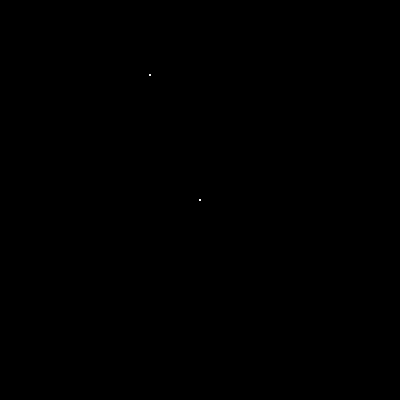
Frame 1 (no input)
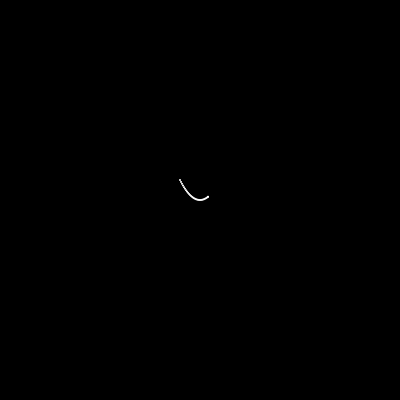
Frame 60 (the mouse pressed at the canvas centre just before this capture)
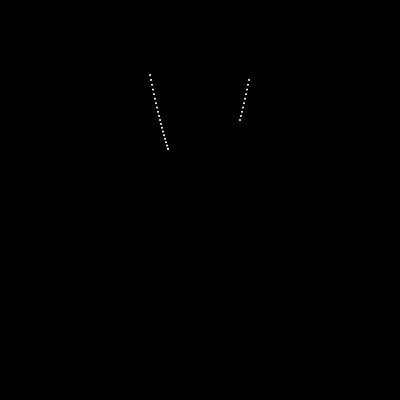
Frame 120 (the mouse held since frame 60 and released just before this capture)

The Processing sketch that drew these frames (run headless with seeded random() and noise(); from frame 60 on, the mouse is pressed at the canvas centre):

// Processing sketch: parabola_vetores
// ── parabola_vetores.pde
float x, y;
int count;
int n = 30;
public class Points {
  float[] x = new float[n];
  float[] y = new float[n];
}

Points points = new Points();

void EllipseTrace(float[] xPosition, float[] yPosition) {
  for (int i = 0; i < n; i++) {
    ellipse(xPosition[i], yPosition[i], 2, 2);
  }
}

void setup() {
  size(400, 400);
  noStroke();
  background(0);
  x = -50;
  y = -0.05*pow(x, 2);
  count = 2*abs(int(x));
  for (int i = 0; i < n; i++) {
    points.x[i] = 0;
    points.y[i] = 0;
  }
}

void draw() {
  translate(width/2, height/2);
  background(0);

  y = -0.05*pow(x, 2);
  points.x[0] = x;
  points.y[0] = y;

  for (int i = n - 1; i > 0; i--) {
    points.x[i] = points.x[i-1];
    points.y[i] = points.y[i-1];
  }
  EllipseTrace(points.x, points.y);

  x++;
  count++;
  if (count >= 100) {
    x = -50;
    count = 0;
  }
}
